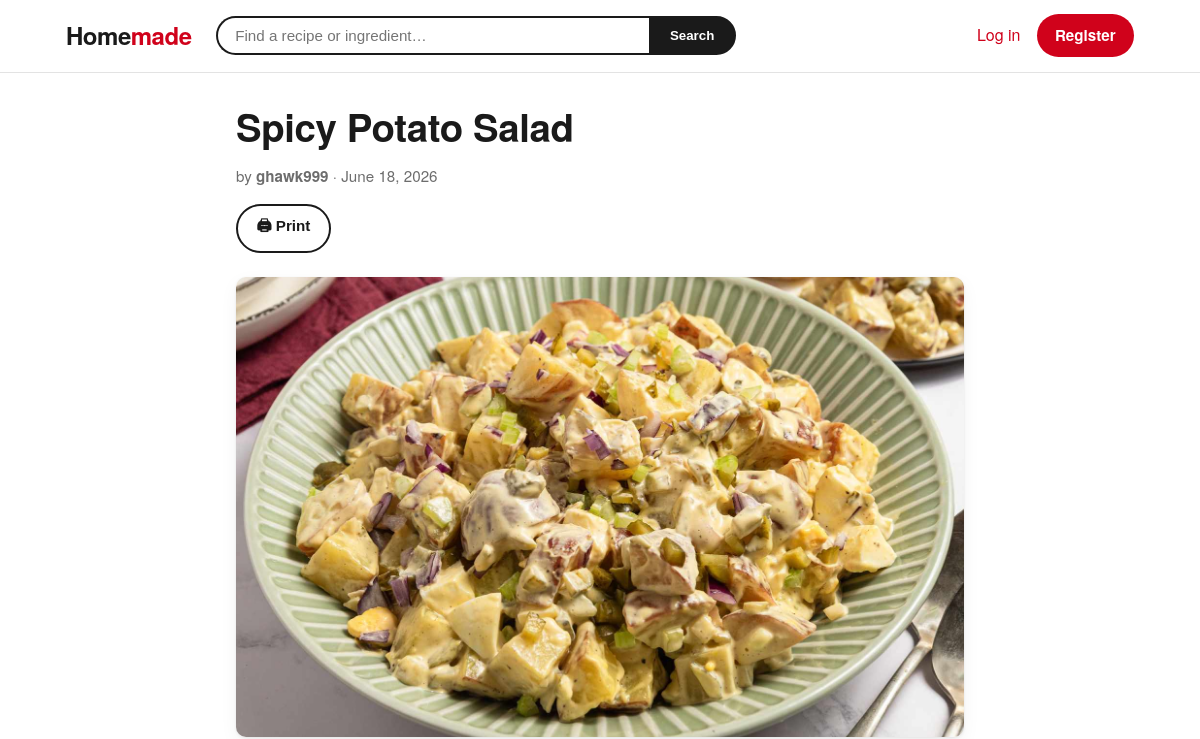
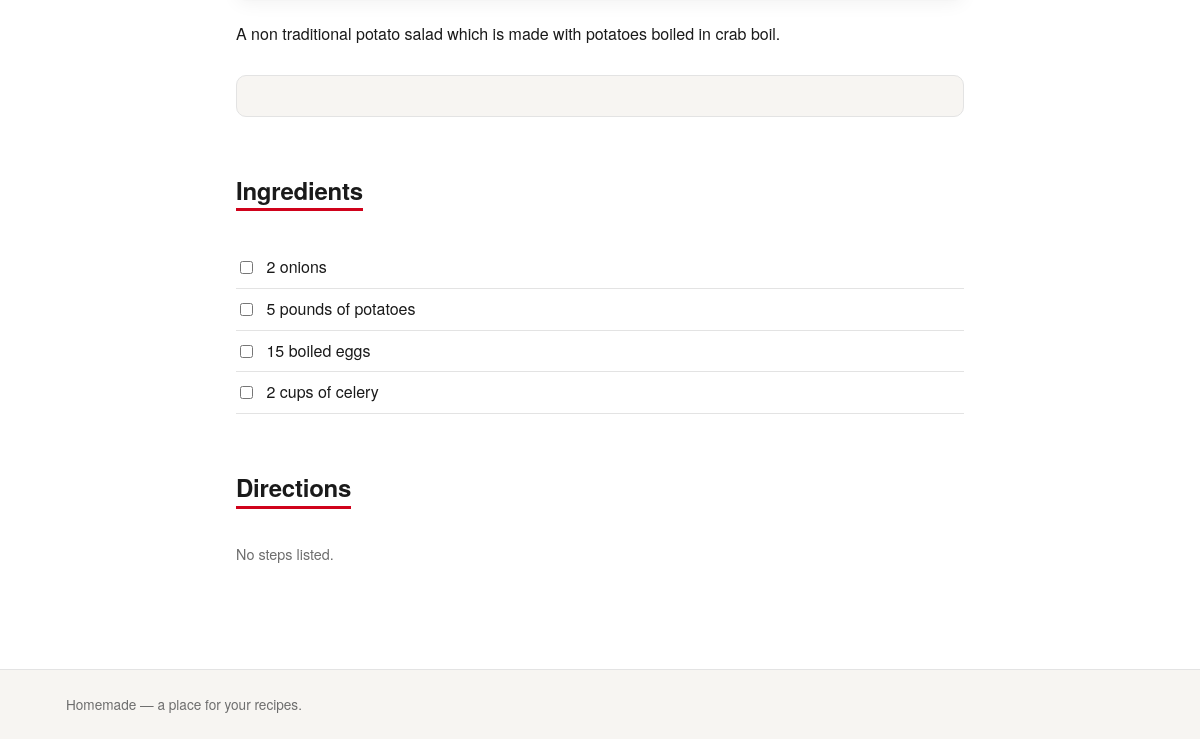
The page /recipes/2/ on the database as committed earlier (2 pictures, top to bottom).
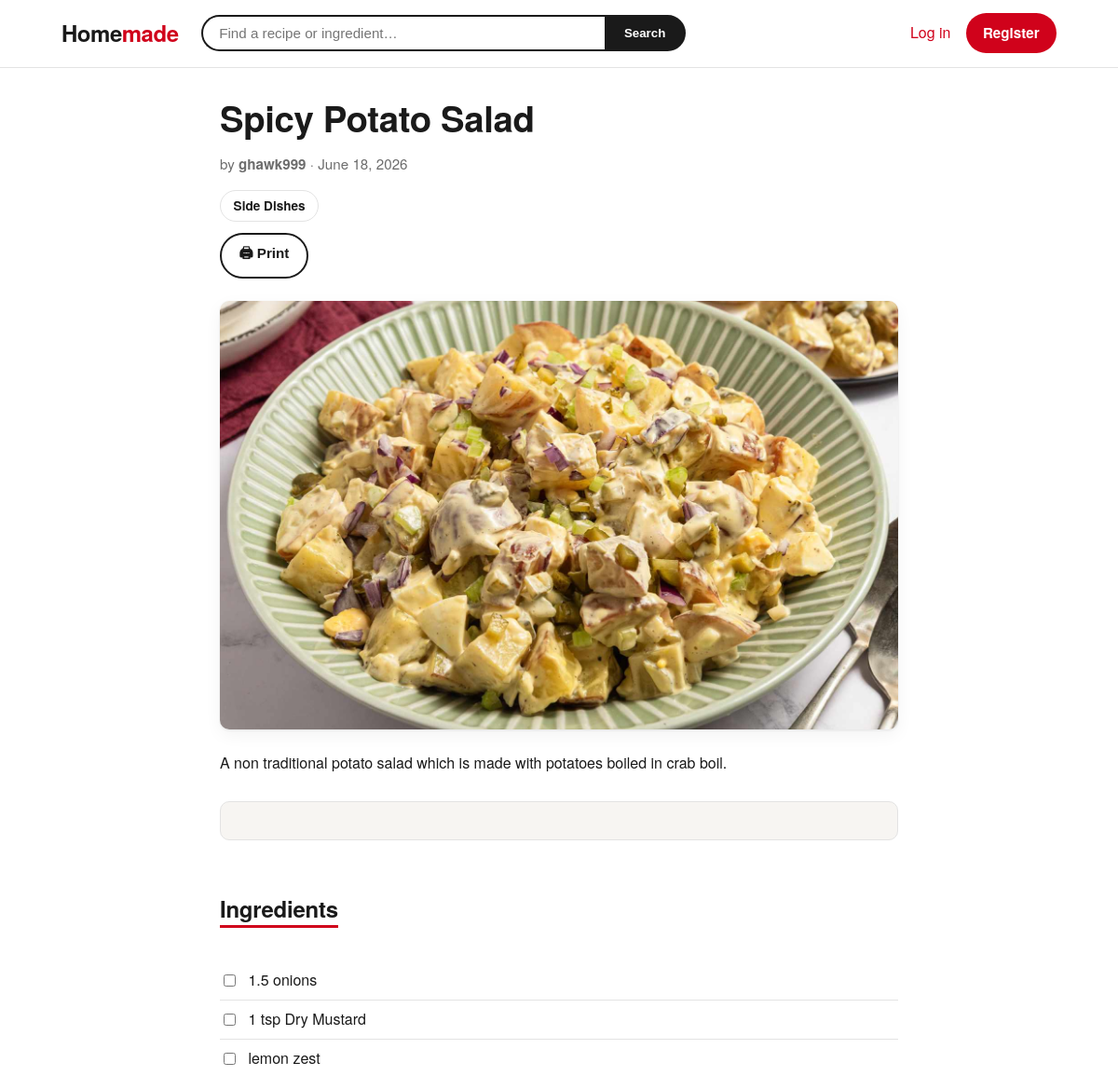
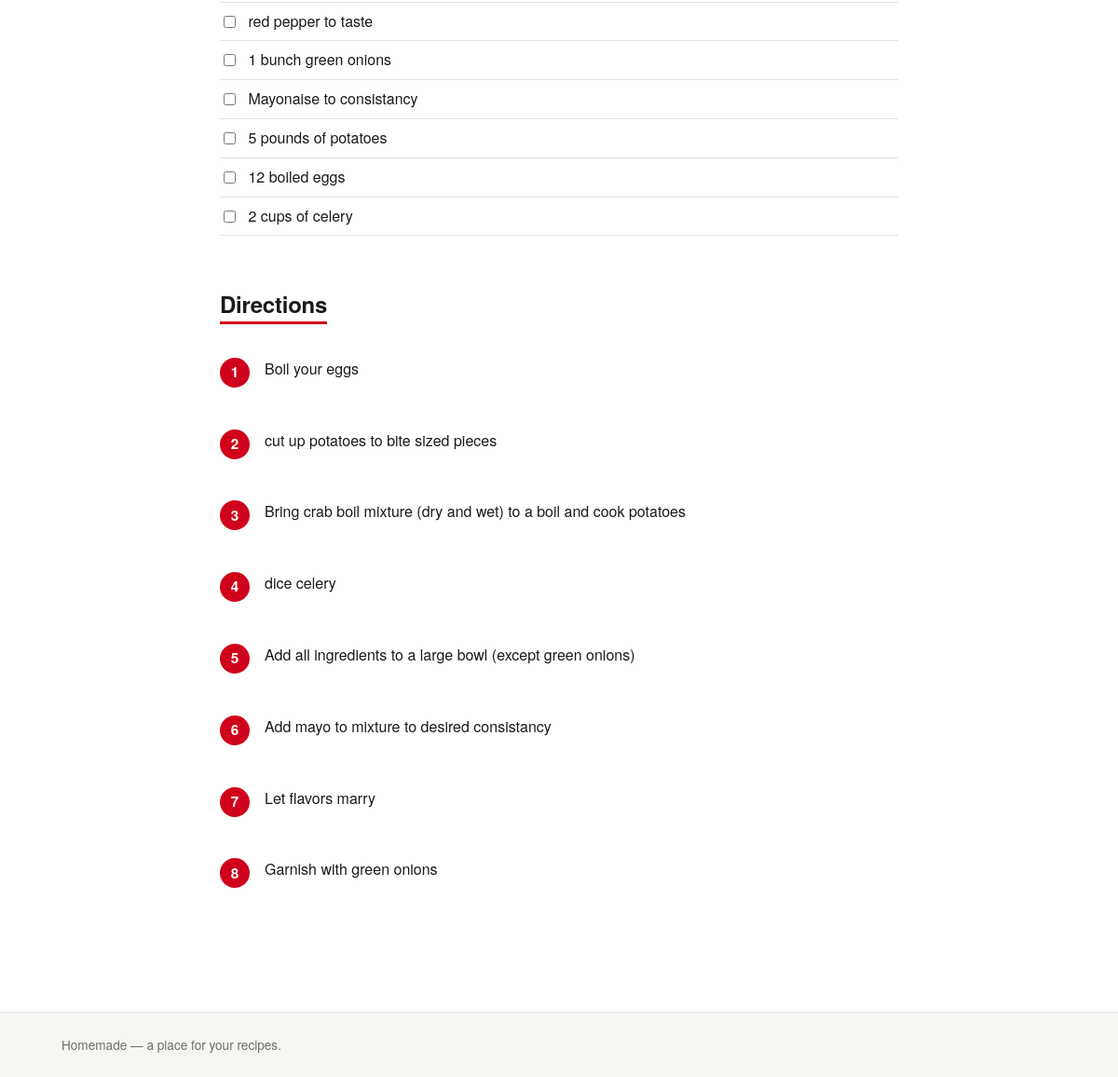
The same page on the database as committed later (2 pictures, top to bottom).
### cookbook/models.py (models this page shows, shortened)
class Ingredient(models.Model):
    recipe = models.ForeignKey(
        Recipe, on_delete=models.CASCADE, related_name='ingredients'
    )
    quantity = models.CharField(max_length=50, blank=True)
    unit = models.CharField(max_length=50, blank=True)
    text = models.CharField(max_length=200)
    order = models.PositiveIntegerField(default=0)
    class Meta:
        ordering = ['order', 'id']
    @property
    def display(self):
        parts = [p for p in (self.quantity, self.unit, self.text) if p]
        return ' '.join(parts)

class Category(models.Model):
    name = models.CharField(max_length=100, unique=True)
    slug = models.SlugField(max_length=100, unique=True, blank=True)
    class Meta:
        ordering = ['name']
        verbose_name_plural = 'categories'
    def get_absolute_url(self):
        return reverse('cookbook:category_detail', kwargs={'slug': self.slug})

class Step(models.Model):
    recipe = models.ForeignKey(
        Recipe, on_delete=models.CASCADE, related_name='steps'
    )
    instruction = models.TextField()
    order = models.PositiveIntegerField(default=0)
    class Meta:
        ordering = ['order', 'id']

### cookbook/views.py (the view)
# urls.py: path('recipes/<int:pk>/', RecipeDetailView.as_view(), name='recipe_detail'),
class RecipeDetailView(DetailView):
    model = Recipe
    template_name = 'cookbook/recipe_detail.html'
    context_object_name = 'recipe'
    def get_queryset(self):
        return (
            Recipe.objects
            .select_related('author')
            .prefetch_related('ingredients', 'steps', 'photos')
        )

### cookbook/models.py (called while the page is built)
    @property
    def total_minutes(self):
        if self.prep_minutes is None and self.cook_minutes is None:
            return None
        return (self.prep_minutes or 0) + (self.cook_minutes or 0)

    @property
    def has_nutrition(self):
        return any(
            v is not None
            for v in (self.calories, self.protein_g, self.carbs_g, self.fat_g)
        )

### templates/cookbook/recipe_detail.html (shortened to what this page needs)
{% extends 'base.html' %}
{% block main_class %}narrow{% endblock %}
{% block content %}
<div class="recipe-head">
    <h1>{{ recipe.name }}</h1>
    <p class="byline">by <strong>{{ recipe.author.username }}</strong> · {{ recipe.created_at|date:"F j, Y" }}</p>
    {% if recipe.categories.all %}
    <div class="recipe-cats">
        {% for cat in recipe.categories.all %}
            <a class="chip" href="{{ cat.get_absolute_url }}">{{ cat.name }}</a>
        {% endfor %}
    </div>
    {% endif %}
</div>
<div class="printbar">
    <button class="button ghost" type="button" onclick="window.print()">🖨 Print</button>
</div>
{% with hero=recipe.photos.first %}
    {% if hero %}
    <div class="hero"><img src="{{ hero.image.url }}" alt="{{ recipe.name }}"></div>
    {% endif %}
{% endwith %}
{% if recipe.description %}
    <p class="summary">{{ recipe.description|linebreaks }}</p>
{% endif %}
<dl class="facts">
</dl>
<section class="section">
    <h2>Ingredients</h2>
    {% if recipe.ingredients.all %}
        <ul class="ingredients">
            {% for ingredient in recipe.ingredients.all %}
                <li><input type="checkbox"> <span>{{ ingredient.display }}</span></li>
            {% endfor %}
        </ul>
    {% else %}
        <p class="meta">No ingredients listed.</p>
    {% endif %}
</section>
<section class="section">
    <h2>Directions</h2>
    {% if recipe.steps.all %}
        <ol class="steps">
            {% for step in recipe.steps.all %}
                <li>{{ step.instruction|linebreaks }}</li>
            {% endfor %}
        </ol>
    {% else %}
        <p class="meta">No steps listed.</p>
    {% endif %}
</section>
{% endblock %}

Rows that differ between the two databases and show on the page:
added Category: name "Side Dishes"
changed Ingredient: display "2 onions" → "1.5 onions"
added Ingredient: display "1 tsp Dry Mustard"
added Ingredient: display "lemon zest"
added Ingredient: display "red pepper to taste"
added Ingredient: display "1 bunch green onions"
added Ingredient: display "Mayonaise to consistancy"
changed Ingredient: display "15 boiled eggs" → "12 boiled eggs"
added Step: instruction "Boil your eggs"
added Step: instruction "cut up potatoes to bite sized pieces"
added Step: instruction "Bring crab boil mixture (dry and wet) to a boil and cook potatoes"
added Step: instruction "dice celery"
added Step: instruction "Add all ingredients to a large bowl (except green onions)"
added Step: instruction "Add mayo to mixture to desired consistancy"
added Step: instruction "Let flavors marry"
added Step: instruction "Garnish with green onions"
Other text that changed with them:
text no longer shown: "No steps listed."
